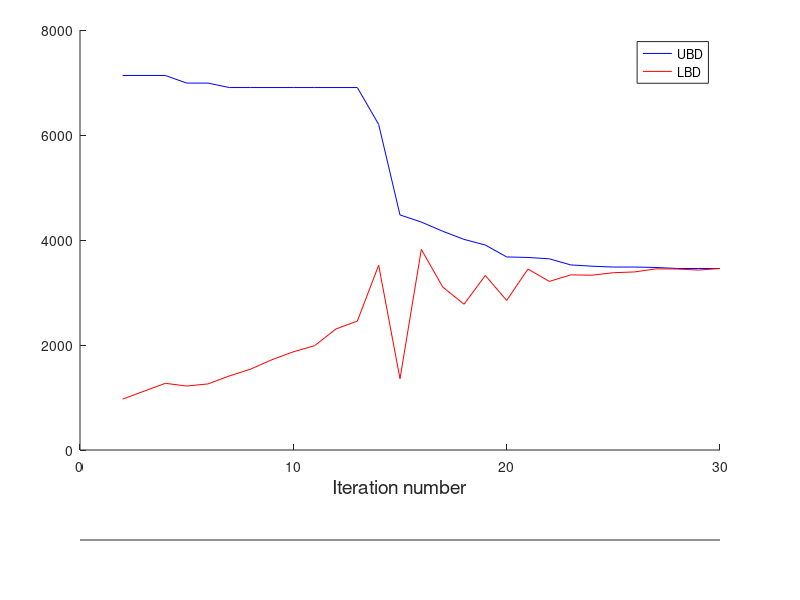
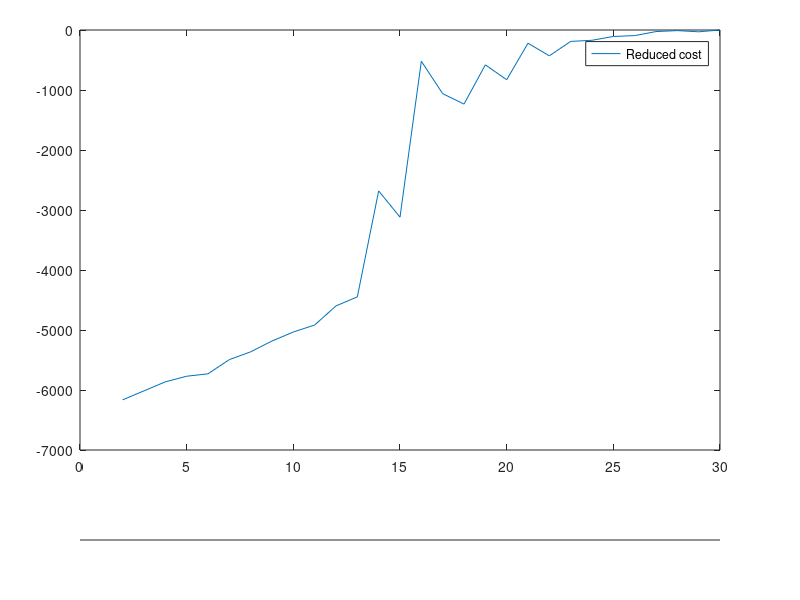

Write MATLAB code to recreate these figures, in order.
% Plot reduced cost, UBD and LBD
clear all
clc
close all

data = dlmread('iterationResult_15jobs.txt',' ');
iIteration = data(:,1);
CPU = data(:,2);
reducedCost = data(:,3);
UBD = data(:,4);
LBD = data(:,5);

%figure
a = axes('units', 'normalized','position',[.1 .25 .8 .7], 'xlim',[0 iIteration(end)], 'xtick', 0:10:iIteration(end));
xlabel(a, 'Iteration number', 'FontSize', 14);
hold on
plot(iIteration, UBD, 'b')
plot(iIteration, LBD, 'r')
legend('UBD', 'LBD')
b=axes('units','normalized','position',[.1 .1 .8 0.000001],'xlim',[0 CPU(end)],'color','none');
xlabel(b,'CPU time', 'FontSize', 14)


figure
a = axes('units', 'normalized','position',[.1 .25 .8 .7], 'xlim',[0 iIteration(end)], 'xtick', 0:10:iIteration(end));
xlabel(a, 'Iteration number', 'FontSize', 14);
plot(iIteration, reducedCost)
legend('Reduced cost')
b=axes('units','normalized','position',[.1 .1 .8 0.000001],'xlim',[0 CPU(end)],'color','none');
xlabel(b,'CPU time', 'FontSize', 14)